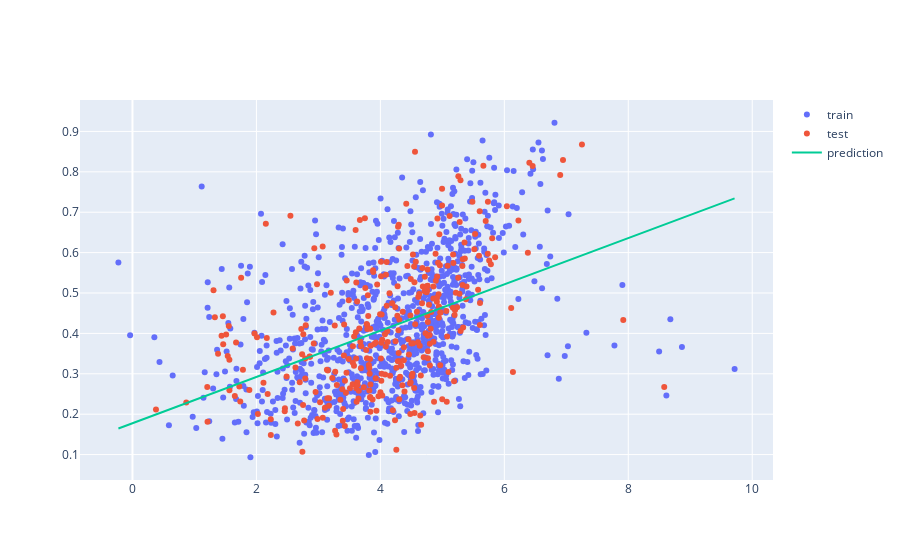

The cell this chart's notebook holds for it:
### Code cell
import plotly.express as px
import plotly.graph_objects as go
from sklearn.linear_model import LinearRegression
from sklearn.model_selection import train_test_split
from sklearn.metrics import mean_squared_error, r2_score

df = counties_tp[(counties_tp['tweet_count_100k']!=0)&(counties_tp['protest_count_100k']!=0)][['tweet_count_100k', 'per_dem_2020']]
X = np.log(df.tweet_count_100k[:, None])
y = df.per_dem_2020
X_train, X_test, y_train, y_test = train_test_split(X, y, random_state=0)

model = LinearRegression()
model.fit(X_train, y_train)

x_range = np.linspace(X.min(), X.max(), 100)
y_range = model.predict(x_range.reshape(-1, 1))


fig = go.Figure([
    go.Scatter(x=X_train.squeeze(), y=y_train, name='train', mode='markers'),
    go.Scatter(x=X_test.squeeze(), y=y_test, name='test', mode='markers'),
    go.Scatter(x=x_range, y=y_range, name='prediction')
])

fig.show()

print("intercept:", model.intercept_.round(2))
print("slope:", model.coef_[0].round(2))

y_pred = model.predict(X_test.reshape(-1, 1))

MSE = mean_squared_error(y_test, y_pred)
print("MSE:", MSE.round(2))
print("RMSE:", np.sqrt(MSE).round(2))

R2 = r2_score(y_test, y_pred)
print("R2:\t", R2.round(3))

### Figure 1 — Plotly figure (JSON) as saved in the notebook; plotly's stock layout.template omitted (floating-point values rounded to 4 significant figures; data arrays with more than 128 entries replaced by an {"elided": "..."} marker saying what was removed)
{"data": [{"mode": "markers", "name": "train", "type": "scatter", "x": {"elided": "945 float values"}, "y": {"elided": "945 float values"}}, {"mode": "markers", "name": "test", "type": "scatter", "x": {"elided": "315 float values"}, "y": {"elided": "315 float values"}}, {"name": "prediction", "type": "scatter", "x": [-0.2268, -0.1264, -0.02594, 0.07449, 0.1749, 0.2753, 0.3758, 0.4762, 0.5766, 0.6771, 0.7775, 0.8779, 0.9783, 1.079, 1.179, 1.28, 1.38, 1.48, 1.581, 1.681, 1.782, 1.882, 1.983, 2.083, 2.183, 2.284, 2.384, 2.485, 2.585, 2.686, 2.786, 2.886, 2.987, 3.087, 3.188, 3.288, 3.389, 3.489, 3.589, 3.69, 3.79, 3.891, 3.991, 4.092, 4.192, 4.292, 4.393, 4.493, 4.594, 4.694, 4.795, 4.895, 4.995, 5.096, 5.196, 5.297, 5.397, 5.498, 5.598, 5.698, 5.799, 5.899, 6.0, 6.1, 6.201, 6.301, 6.401, 6.502, 6.602, 6.703, 6.803, 6.904, 7.004, 7.104, 7.205, 7.305, 7.406, 7.506, 7.606, 7.707, 7.807, 7.908, 8.008, 8.109, 8.209, 8.309, 8.41, 8.51, 8.611, 8.711, 8.812, 8.912, 9.012, 9.113, 9.213, 9.314, 9.414, 9.515, 9.615, 9.715], "y": [0.1645, 0.1702, 0.176, 0.1818, 0.1875, 0.1933, 0.199, 0.2048, 0.2105, 0.2163, 0.222, 0.2278, 0.2336, 0.2393, 0.2451, 0.2508, 0.2566, 0.2623, 0.2681, 0.2738, 0.2796, 0.2853, 0.2911, 0.2969, 0.3026, 0.3084, 0.3141, 0.3199, 0.3256, 0.3314, 0.3371, 0.3429, 0.3486, 0.3544, 0.3602, 0.3659, 0.3717, 0.3774, 0.3832, 0.3889, 0.3947, 0.4004, 0.4062, 0.4119, 0.4177, 0.4235, 0.4292, 0.435, 0.4407, 0.4465, 0.4522, 0.458, 0.4637, 0.4695, 0.4753, 0.481, 0.4868, 0.4925, 0.4983, 0.504, 0.5098, 0.5155, 0.5213, 0.527, 0.5328, 0.5386, 0.5443, 0.5501, 0.5558, 0.5616, 0.5673, 0.5731, 0.5788, 0.5846, 0.5903, 0.5961, 0.6019, 0.6076, 0.6134, 0.6191, 0.6249, 0.6306, 0.6364, 0.6421, 0.6479, 0.6536, 0.6594, 0.6652, 0.6709, 0.6767, 0.6824, 0.6882, 0.6939, 0.6997, 0.7054, 0.7112, 0.717, 0.7227, 0.7285, 0.7342]}], "layout": {"autosize": true, "xaxis": {"autorange": true, "range": [-0.837, 10.33], "type": "linear"}, "yaxis": {"autorange": true, "range": [0.03274, 0.9822], "type": "linear"}}}
